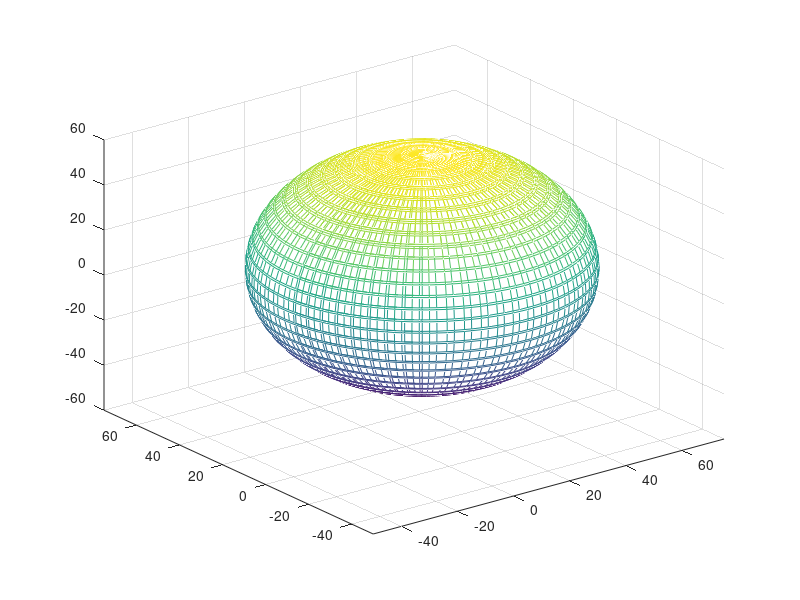

The MATLAB script that drew this image:
function oef85()
    step=0.1;
    xx=25;
    yy=25;
    zz=0;
    
    function [X,Y,Z] = bol(x,y,z,r)
        for a=1:2*pi/step+10,
            for b=1:2*pi/step+10
                X(a,b) = x + cos(a*step) * sin(b*step) * r;
                Y(a,b) = y + sin(a*step) * sin(b*step) * r;
                Z(a,b) = z + cos(b*step) * r;
            end
        end 
    end

    for r = 1:5,
        [X,Y,Z] = bol(xx,yy,zz,r*10);
        mesh(X,Y,Z);
        axis([-50 75 -50 75])
        F(r) = getframe();
    end
    
    movie(F,10)
end

